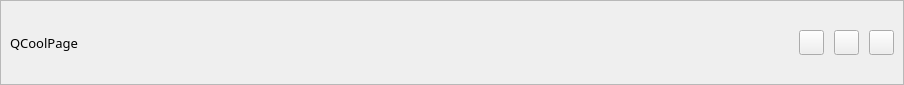
<?xml version="1.0" encoding="UTF-8"?>
<ui version="4.0">
 <class>MainTitleBar</class>
 <widget class="TitleBar" name="MainTitleBar">
  <property name="geometry">
   <rect>
    <x>0</x>
    <y>0</y>
    <width>904</width>
    <height>85</height>
   </rect>
  </property>
  <property name="windowTitle">
   <string>MainTitleBar</string>
  </property>
  <layout class="QHBoxLayout" name="horizontalLayout_2">
   <property name="spacing">
    <number>0</number>
   </property>
   <property name="leftMargin">
    <number>0</number>
   </property>
   <property name="topMargin">
    <number>0</number>
   </property>
   <property name="rightMargin">
    <number>0</number>
   </property>
   <property name="bottomMargin">
    <number>0</number>
   </property>
   <item>
    <widget class="QFrame" name="frameBorder">
     <property name="frameShape">
      <enum>QFrame::StyledPanel</enum>
     </property>
     <property name="frameShadow">
      <enum>QFrame::Raised</enum>
     </property>
     <layout class="QHBoxLayout" name="horizontalLayout">
      <property name="spacing">
       <number>10</number>
      </property>
      <property name="leftMargin">
       <number>9</number>
      </property>
      <property name="topMargin">
       <number>9</number>
      </property>
      <property name="rightMargin">
       <number>9</number>
      </property>
      <property name="bottomMargin">
       <number>9</number>
      </property>
      <item>
       <widget class="QLabel" name="labelTitleName">
        <property name="font">
         <font>
          <family>微软雅黑</family>
          <pointsize>10</pointsize>
         </font>
        </property>
        <property name="text">
         <string>QCoolPage</string>
        </property>
        <property name="scaledContents">
         <bool>true</bool>
        </property>
       </widget>
      </item>
      <item>
       <widget class="QLabel" name="labelImage">
        <property name="minimumSize">
         <size>
          <width>25</width>
          <height>25</height>
         </size>
        </property>
        <property name="maximumSize">
         <size>
          <width>25</width>
          <height>25</height>
         </size>
        </property>
        <property name="text">
         <string/>
        </property>
        <property name="pixmap">
         <pixmap resource="../../../../../work1/QCoolPage/res.qrc">:/res/res/image/image.png</pixmap>
        </property>
        <property name="scaledContents">
         <bool>true</bool>
        </property>
       </widget>
      </item>
      <item>
       <spacer name="horizontalSpacer">
        <property name="orientation">
         <enum>Qt::Horizontal</enum>
        </property>
        <property name="sizeHint" stdset="0">
         <size>
          <width>624</width>
          <height>17</height>
         </size>
        </property>
       </spacer>
      </item>
      <item>
       <widget class="QPushButton" name="pushButtonMin">
        <property name="minimumSize">
         <size>
          <width>25</width>
          <height>25</height>
         </size>
        </property>
        <property name="maximumSize">
         <size>
          <width>25</width>
          <height>25</height>
         </size>
        </property>
        <property name="font">
         <font>
          <pointsize>6</pointsize>
         </font>
        </property>
        <property name="styleSheet">
         <string notr="true"/>
        </property>
        <property name="text">
         <string/>
        </property>
       </widget>
      </item>
      <item>
       <widget class="QPushButton" name="pushButtonNormalMax">
        <property name="minimumSize">
         <size>
          <width>25</width>
          <height>25</height>
         </size>
        </property>
        <property name="maximumSize">
         <size>
          <width>25</width>
          <height>25</height>
         </size>
        </property>
        <property name="font">
         <font>
          <pointsize>6</pointsize>
         </font>
        </property>
        <property name="styleSheet">
         <string notr="true"/>
        </property>
        <property name="text">
         <string/>
        </property>
       </widget>
      </item>
      <item>
       <widget class="QPushButton" name="pushButtonClose">
        <property name="minimumSize">
         <size>
          <width>25</width>
          <height>25</height>
         </size>
        </property>
        <property name="maximumSize">
         <size>
          <width>25</width>
          <height>25</height>
         </size>
        </property>
        <property name="text">
         <string/>
        </property>
       </widget>
      </item>
     </layout>
    </widget>
   </item>
  </layout>
 </widget>
 <layoutdefault spacing="6" margin="11"/>
 <customwidgets>
  <customwidget>
   <class>TitleBar</class>
   <extends>QWidget</extends>
   <header>titlebar.h</header>
   <container>1</container>
  </customwidget>
 </customwidgets>
 <resources>
  <include location="../../../../../work1/QCoolPage/res.qrc"/>
  <include location="../res.qrc"/>
 </resources>
 <connections/>
</ui>
